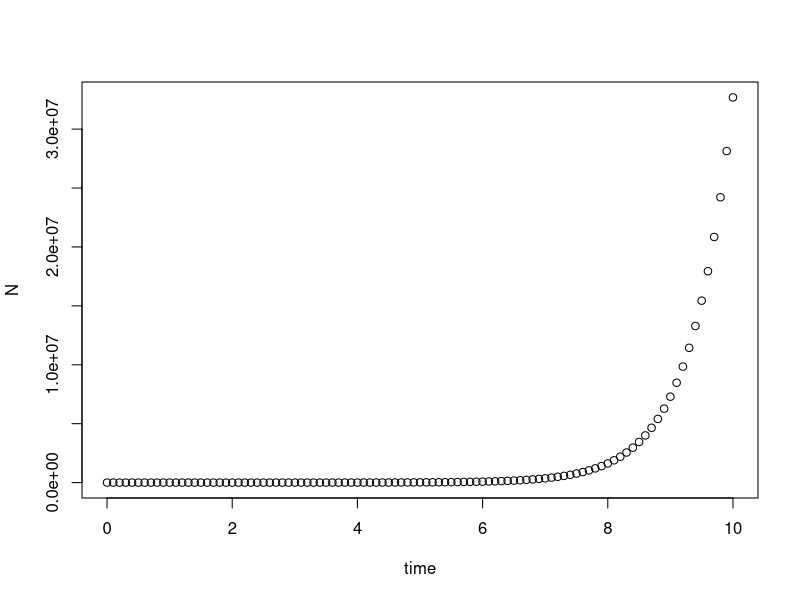
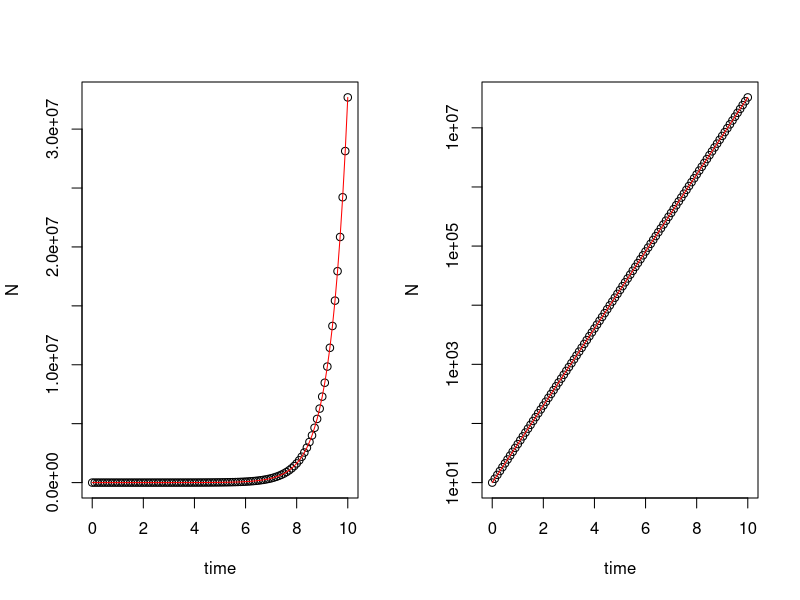
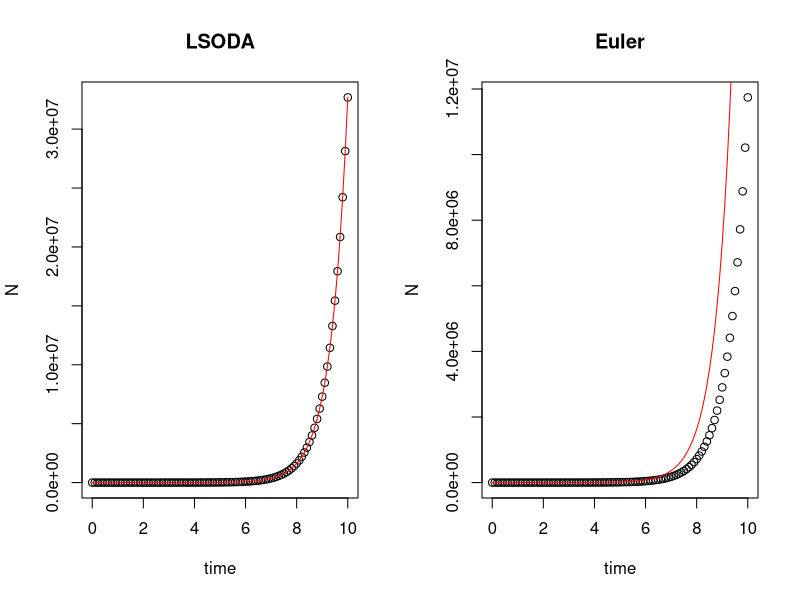
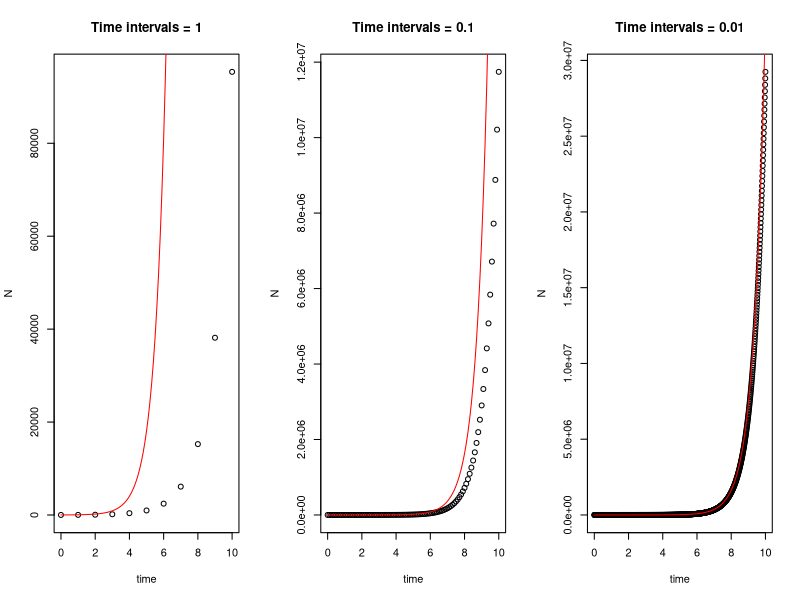
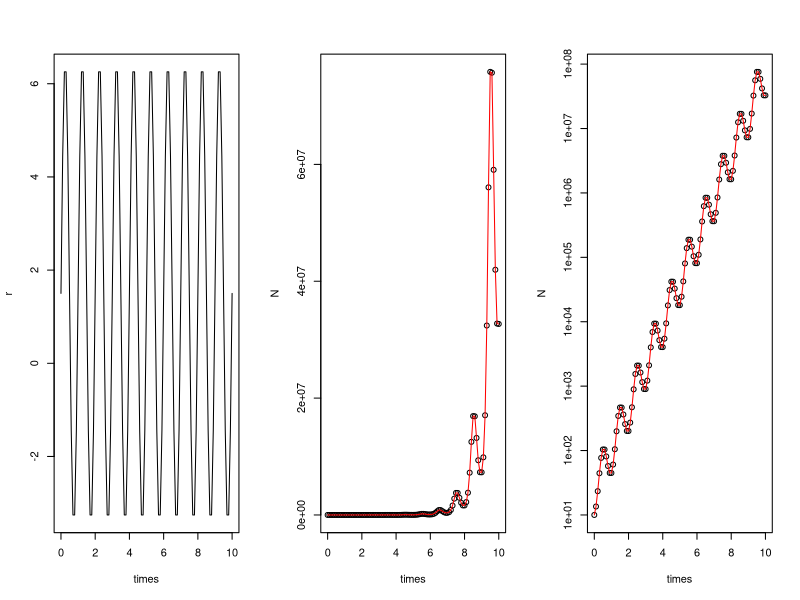
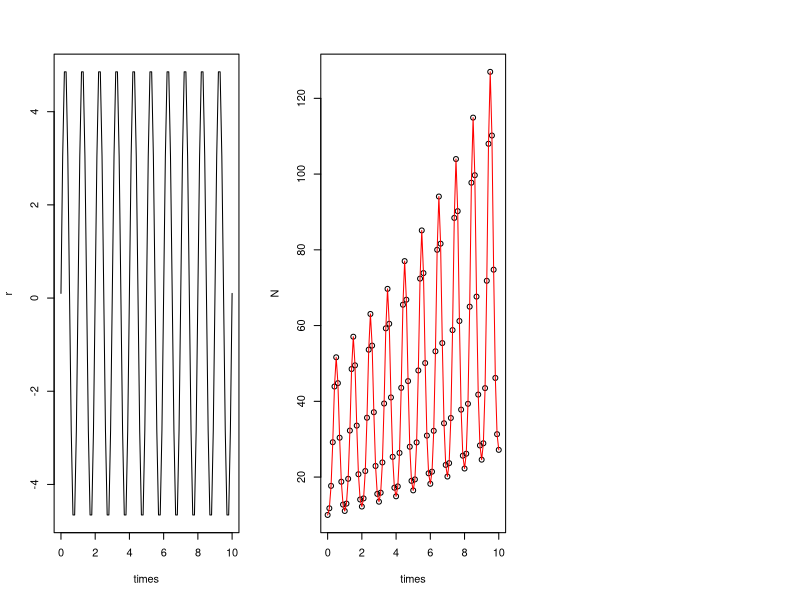

R code for these plots, in order:
## ---- chunk 1
library(tidyverse)
library(knitr)
library(kableExtra)

syllabus <- tibble(
  Date = c("**Week 1** <span style='vertical-align:-30%'> </span>
           <br> 9/4",
           "**Week 2** <span style='vertical-align:-30%'> </span>
           <br> 9/11",
           "**Week 3** <span style='vertical-align:-30%'> </span>
           <br> 9/18",
           "**Week 4** <span style='vertical-align:-30%'> </span>
           <br> 9/25",
           "**Week 5** <span style='vertical-align:-30%'> </span>
           <br> 10/2",
           "**Week 6** <span style='vertical-align:-30%'> </span>
           <br> 10/9",
           "**Week 7** <span style='vertical-align:-30%'> </span>
           <br> 10/16",
           "**Week 8** <span style='vertical-align:-30%'> </span>
           <br> 10/23",
           "**Week 9** <span style='vertical-align:-30%'> </span>
           <br> 10/30",
           "**Week 10** <span style='vertical-align:-30%'> </span>
           <br> 11/6",
           "**Week 11** <span style='vertical-align:-30%'> </span>
           <br> 11/13",
           "**Week 12** <span style='vertical-align:-30%'> </span>
           <br> 11/20",
           "**Week 13** <span style='vertical-align:-30%'> </span>
           <br> 11/27",
           "**Week 14** <span style='vertical-align:-30%'> </span>
           <br> 12/4",
           "**Week 15** <span style='vertical-align:-30%'> </span>
           <br> 12/11",
           "**Week 16** <span style='vertical-align:-30%'> </span>
           <br> 12/18"),
  
  `Lecture topic` = c("Introduction: what is theoretical ecology?",
                      "Exponential population growth",
                      "No class (National holiday)",
                      "Logistic population growth and stability analysis",
                      "Age-structured population models",
                      "Metapopulations and patch occupancy models",
                      "Harvesting and bifurcation",
                      "Lotka-Volterra model of competition: graphical analysis",
                      "**Midterm exam**",
                      "Lotka-Volterra model of competition: invasion analysis and linear stability analysis",
                      "Predator-prey interactions (I)",
                      "Predator-prey interactions (II) + Discussion on May (1972)",
                      "Mechanistic models for consumer-resource dynamics",
                      "Multispecies models of predation: apparent competition",
                      "Research applcations: plant-soil feedback as an example",
                      "**Final exam**"),
    
  Lab = c(" \\- ",
          'Solving exponential growth equation using "deSolve" & Visualization',
          " \\-",
          "Shinny App for logistic population growth",
          "Age-structured population model",
          "Metapopulations and patch occupancy models",
          "Alternative stable state diagram",
          "Lotka-Volterra competition model - Population dynamics",
          " \\-",
          "Lotka-Volterra competition model - Visualization of dynamics with complex eigenvalues",
          "Lotka-Volterra model of predator-prey interactions and time-scale separation",
          "Rosenzweig-MacArthur predator-prey model and May's complexity-stability relationship",
          "Parameter space for apparent competition model",
          "Resource competition",
          " \\- ",
          " \\- "),
    
    
  Readings = c("[**Grainger et al., 2021**](https://doi.org/10.1086/717206)",
               "Gotelli [Ch.1], Case[Ch.1]",
               " \\- ",
               "Gotelli [Ch.2], Case[Ch.5], Otto & Day[Ch.5]",
               "Gotelli [Ch.3], Case[Ch.3]",
               "Gotelli [Ch.4], Case[Ch.16]",
               "Pastor [Ch. 7], Strogatz [Ch. 3]",
               "Gotelli [Ch.5], Case[Ch.14]",
               " \\- ",
               "Otto & Day [Ch.8], 
               [**Broekman et al., 2019**]( https://doi.org/10.1111/ele.13349)",
               "Gotelli [Ch.6], Case[Ch.12, 13]",
               "Gotelli [Ch.6], Case[Ch.12, 13], 
               [**May., 1972**](https://www.nature.com/articles/238413a0)",
               "[**Tilman., 1980**](https://doi.org/10.1086/283633),
               [**Armstrong & McGehee., 1980**](https://doi.org/10.1086/283553)",
               "[**Holt., 1977**](https://doi.org/10.1016/0040-5809(77)90042-9)",
               " \\- ",
               " \\- ")  
  
)

kbl(syllabus, align = "cccl", escape = F) %>%  
  kable_paper(full_width = T, 
              html_font = "Arial",
              font_size = 17) %>%
  kable_styling(bootstrap_options = c("bordered")) %>%
  row_spec(0, bold = T, color = "black", font_size = 20) %>%
  column_spec(1, width = "10em", border_right = T) %>%
  column_spec(2, width = "17em") %>%
  column_spec(3, width = "17em") %>%
  column_spec(4, width = "13em")

## ---- chunk 2
knitr::opts_chunk$set(message = F, 
                      error = F, 
                      warning = F)

## ---- chunk 3
###### part 1 ######
# install.packages("deSolve")
library(deSolve)

### (1) Model specification
exponential_model <- function(times, state, parms) {
  with(as.list(c(state, parms)), {
    dN_dt = r*N  # Exponential growth equation
    return(list(c(dN_dt)))  # Return the results
  })
}
## ---- chunk 4
### (2) Model application
times <- seq(0, 10, by = 0.1)  # Time steps to integrate over
state <- c(N = 10)  # Initial population size
parms <- c(r = 1.5)  # Intrinsic growth rate
## ---- chunk 5
# Run the ode solver
pop_size <- ode(func = exponential_model, times = times, y = state, parms = parms)

# Take a look at the results
head(pop_size)
## ---- chunk 6
plot(N ~ time, data = pop_size)
## ---- chunk 7
par(mfrow = c(1,2))
plot(N ~ time, data = pop_size) # Plot simulation data
curve(state[1]*exp(parms[1]*x), col = "red", add = T) # Adding analytic solution
plot(N ~ time, data = pop_size, log = "y") # Plot logged simulation data
curve(state[1]*exp(parms[1]*x), col = "red", add = T) # Adding analytic solution
## ---- chunk 8

###### part 2 ######
# Original setting
times <- seq(0, 10, by = 0.1)  # Time steps to integrate over
state <- c(N = 10)  # Initial population size
parms <- c(r = 1.5)  # Intrinsic growth rate
# Default: LSODA
pop_size <- ode(func = exponential_model, times = times, y = state, parms = parms)

# Euler's method
pop_size_1 <- ode(func = exponential_model, times = times, y = state, parms = parms, method = "euler")

# Compare different method
par(mfrow = c(1,2))
plot(N ~ time, data = pop_size, main = "LSODA")
curve(state[1]*exp(parms[1]*x), times[1], times[length(times)], col = "red", add = T) # correct curve
plot(N ~ time, data = pop_size_1, main = "Euler")
curve(state[1]*exp(parms[1]*x), times[1], times[length(times)], col = "red", add = T) # correct curve

# Different time intervals
times_1 <- seq(0, 10, by = 1)  # time steps to integrate over
times_2 <- seq(0, 10, by = 0.1)  # time steps to integrate over
times_3 <- seq(0, 10, by = 0.01)  # time steps to integrate over

# Euler's method
pop_size_1 <- ode(func = exponential_model, times = times_1, y = state, parms = parms, method = "euler")
pop_size_2 <- ode(func = exponential_model, times = times_2, y = state, parms = parms, method = "euler")
pop_size_3 <- ode(func = exponential_model, times = times_3, y = state, parms = parms, method = "euler")

# Compare different time intervals
par(mfrow = c(1,3))
plot(N ~ time, data = pop_size_1, main = "Time intervals = 1")
curve(state[1]*exp(parms[1]*x), col = "red", add = T) # correct curve
plot(N ~ time, data = pop_size_2, main = "Time intervals = 0.1")
curve(state[1]*exp(parms[1]*x), col = "red", add = T) # correct curve
plot(N ~ time, data = pop_size_3, main = "Time intervals = 0.01")
curve(state[1]*exp(parms[1]*x), col = "red", add = T) # correct curve
## ---- chunk 9
###### part 3 ######
### Model specification
exponential_model_fluc <- function(times, state, parms) {
  with(as.list(c(state, parms)), {
    dN_dt = (r_bar + sigma*sin(omega*times))*N  # exponential growth equation
    return(list(c(dN_dt)))  # return the results
  })
}
## ---- chunk 10
### Parameters
times <- seq(0, 10, by = 0.1)  # time steps to integrate over
state <- c(N = 10)  # initial population size
parms <- c(r_bar = 1.5, sigma = 5, omega = 2*pi)  # intrinsic growth rate
## ---- chunk 11
### Fluctuating growth rate
r = parms[1] + parms[2]*sin(parms[3]*times)
plot(r ~ times, type = "l")
## ---- chunk 12
### Solving model
pop_size <- ode(func = exponential_model_fluc, times = times, y = state, parms = parms)

### Plotting
plot(N ~ times, data = pop_size)
curve(state[1]*exp(parms[1]*x - parms[2]/parms[3]*(cos(parms[3]*x) - 1)), add = T, col = "red") # correct curve
plot(N ~ times, data = pop_size, log = "y")
curve(state[1]*exp(parms[1]*x - parms[2]/parms[3]*(cos(parms[3]*x) - 1)), add = T, col = "red") # correct curve
## ---- chunk 13
### Parameters
times <- seq(0, 10, by = 0.1)  # time steps to integrate over
state <- c(N = 10)  # initial population size
parms <- c(r_bar = 0.1, sigma = 5, omega = 2*pi)  # intrinsic growth rate

### Fluctuating growth rate
r = parms[1] + parms[2]*sin(parms[3]*times)
plot(r ~ times, type = "l")

### Solving model
pop_size <- ode(func = exponential_model_fluc, times = times, y = state, parms = parms)

### Plotting
plot(N ~ times, data = pop_size)
curve(state[1]*exp(parms[1]*x - parms[2]/parms[3]*(cos(parms[3]*x) - 1)), add = T, col = "red") # correct curve
